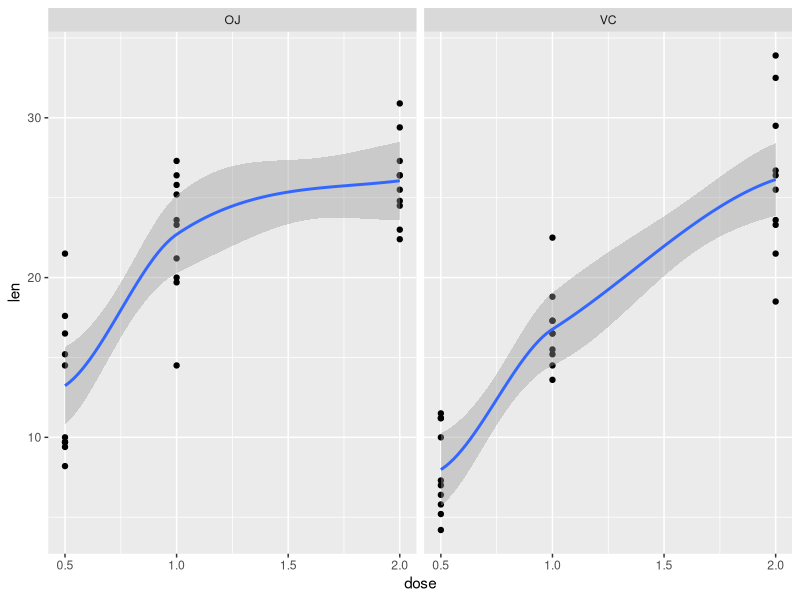

Here is the R script that generated this plot:
## ---- chunk 1
knitr::opts_chunk$set(echo = TRUE)
## ---- chunk 2
library(ggplot2)
data(ToothGrowth)
qplot(dose, len, data=ToothGrowth, facets=.~supp, geom=c("point", "smooth"), method="loess")
## ---- chunk 3
dose <- as.numeric(levels(as.factor(ToothGrowth$dose)))
supp <- levels(ToothGrowth$supp)
# Structured for further processing
ls <- list()
y <- Map(function(s) {
  Map(function(d) {
    l <- ToothGrowth$len[ToothGrowth$dose == d & ToothGrowth$supp == s]
    ls <<- rbind(ls, list(supp = s, dose = d, sd=sd(l), var=var(l), mu=mean(l)))
  }, dose)
}, supp)
ls
## ---- chunk 4
tt = list()
for (d in dose) {
  ojd <- ToothGrowth$len[ToothGrowth$dose == d & ToothGrowth$supp == "OJ"]
  vcd <- ToothGrowth$len[ToothGrowth$dose == d & ToothGrowth$supp == "VC"]
  t <- t.test(ojd, vcd, var.equal=T)
  id <- paste("OJ", d, "-", "VC", d)
  tt <- rbind(tt, list(id=id, p.value=t$p.value, ci.lo=t$conf.int[1], ci.hi=t$conf.int[2]))
}
tt
